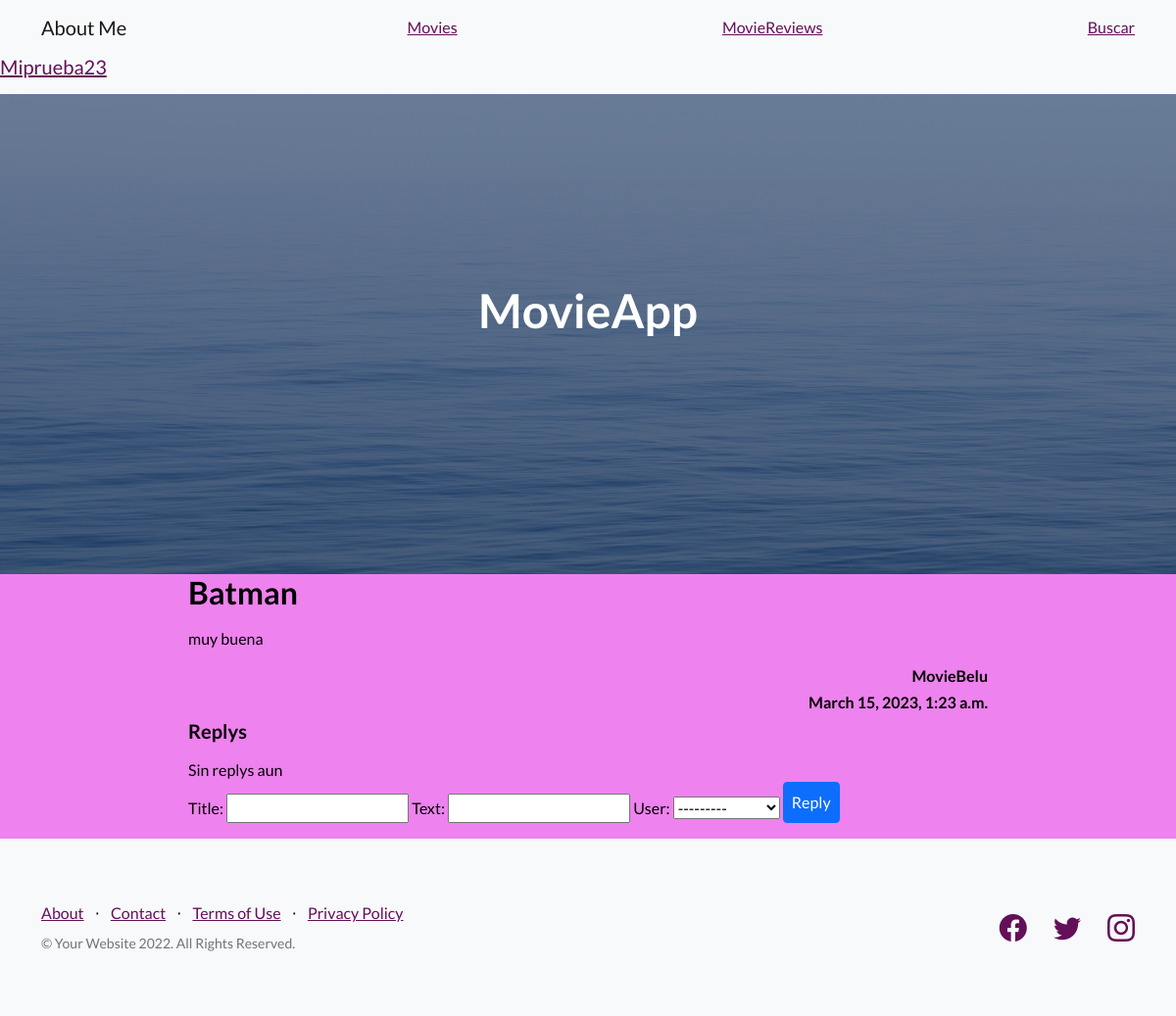
Screenshot of /detail_reviews/3 (signed in) with the database file from the repository.
### AppCoder/models.py (models this page shows)
class Review(models.Model):
    title =  models.CharField(max_length=40)
    text = models.CharField(max_length=500)
    user =models.ForeignKey(UserAuth,on_delete=models.CASCADE)
    date = models.DateTimeField(auto_now_add=True)

### AppCoder/views.py (the view)
# urls.py: path('detail_reviews/<pk>', views.detail_reviews, name='detail_reviews'),
def detail_reviews(request, pk):
    review = Review.objects.get(id=pk)
    user = User.objects.get(username=request.user.username)
    if request.method == 'POST':
        newReply = AddReply(request.POST)
        if newReply.is_valid():
            data = newReply.cleaned_data
            new_rev = Reply(
                text=data['text'],
                title=data['title'],
                user=user,
                review=review)
            new_rev.save()
            return redirect(f'/revdetail/{review.id}')
    else:
        newReply = AddReply()
    all_reviews = Review.objects.filter(id=user.id)
    rev = len(all_reviews) > 0
    rev_context = {'all': all_reviews, 'rev': rev}
    all_reply = Reply.objects.filter(review_id=review)
    context = {'review': review, 'req': str(request.user),
               'replys': rev_context,
               'AddReply': AddReply(),
               'all_reply': all_reply}
    return render(request, 'revdetail.html', context)

### AppCoder/forms.py
class AddReply(ModelForm):
    class Meta:
        model = Review
        fields =   '__all__'
        widgets ={
            'review': forms.Textarea(attrs={'class': 'form-control','placeholder': 'Dejar MovieReview' }),
        }

### AppCoder/templates/revdetail.html (shortened to what this page needs)
{% extends 'index.html'%}  {% block main_content %}
<div class="row justify-content-center" style="width: 70%; margin: auto">
  <article style="margin-bottom: 3rem col-md-12 col-sm-12">
    <h2>{{review.title}}</h2>
    <p class="mt-3">{{review.text | safe}}</p>
    <h6 class="text-end"> {{review.user}}</h6>
    <h6 class="text-end"> {{review.date}}</h6>
  </article>
  <section class="col-md-12">
    <h5 class="mb-3">Replys</h5>
    {% if all_reply %}
    <ul class="p-0">
      {% for all_reply in all_reply %}
      <li>
        <article class="mt-3">
          <span
            class="gradient rounded px-2"
            style="font-size: 1.2rem; margin-top: 1rem"
            >{{all_reply.title}}</span
          >
          <span
          class="gradient rounded px-2"
          style="font-size: 1.2rem; margin-top: 1rem"
          >{{all_reply.text}}</span
        >
          <span
            class="gradient rounded px-2"
            style="font-size: 1.2rem; margin-top: 1rem"
            >De:{{all_reply.user}}</span
          >
          <p class="comment-bg rounded my-1">{{all_reply.all_reply}}</p>
          {% if user.is_authenticated and req == all_reply.user.username %}
          <a
            href="{% url 'delete-reply' all_reply.id %}"
            class="btn btn-danger py-1 my-1"
            style="font-size: 0.8rem"
            >Delete</a
          >
          {% endif %}
        </article>
        <p class="text-muted" style="font-size: 12px">{{all_reply.date}}</p>
      </li>
      {% endfor %}
    </ul>
    {% else %}
    <span class="mb-3">Sin replys aun</span>
    {% endif %}
  </section>
  {% if user.is_authenticated %}
    <form  action="{% url 'detail_reviews' review.id %}" method="POST">
      {{ AddReply.as_table }}
      <input class="btn btn-primary mb-3 p-2" type="submit" value="Reply" />
    </form>
</div>
{% endif %}
  {% endblock %}

### AppCoder/templates/index.html (shortened to what this page needs)
<!DOCTYPE html>
<html lang="en">
    <head>
        {% load static %}
        <link href="https://cdn.jsdelivr.net/npm/bootstrap-icons@1.5.0/font/bootstrap-icons.css" rel="stylesheet" type="text/css" />
        <link href="{% static 'css/styles.css' %}" rel="stylesheet" />
    </head>
    <body>
        <nav class="navbar navbar-light bg-light static-top">
            <div class="container">
                <a class="navbar-brand" href="/">About Me</a>
                <a href="/add_form">Movies</a>
                <a href="/all_reviews/">MovieReviews</a>
                <a href="/busqueda/">Buscar</a>
            </div>
            {% if user.is_authenticated %}
            <span class="navbar-brand color"><a href="/edit-profile/">{{user.username}}</a></span>
            {% else %}
    <a class="btn btn-primary py-1" href="{% url 'login' %}">Login</a>
    {% endif %}
        </nav>
        <header class="masthead">
            <div class="container position-relative">
                <div class="row justify-content-center">
                    <div class="col-xl-6">
                        <div class="text-center text-white">
                            <h1 class="mb-5">MovieApp</h1>
                        </div>
                    </div>
                </div>
            </div>
        </header>
         {% block main_content %}{% endblock %}
        <footer class="footer bg-light">
            <div class="container">
                <div class="row">
                    <div class="col-lg-6 h-100 text-center text-lg-start my-auto">
                        <ul class="list-inline mb-2">
                            <li class="list-inline-item"><a href="#!">About</a></li>
                            <li class="list-inline-item">⋅</li>
                            <li class="list-inline-item"><a href="#!">Contact</a></li>
                            <li class="list-inline-item">⋅</li>
                            <li class="list-inline-item"><a href="#!">Terms of Use</a></li>
                            <li class="list-inline-item">⋅</li>
                            <li class="list-inline-item"><a href="#!">Privacy Policy</a></li>
                        </ul>
                        <p class="text-muted small mb-4 mb-lg-0">&copy; Your Website 2022. All Rights Reserved.</p>
                    </div>
                    <div class="col-lg-6 h-100 text-center text-lg-end my-auto">
                        <ul class="list-inline mb-0">
                            <li class="list-inline-item me-4">
                                <a href="#!"><i class="bi-facebook fs-3"></i></a>
                            </li>
                            <li class="list-inline-item me-4">
                                <a href="#!"><i class="bi-twitter fs-3"></i></a>
                            </li>
                            <li class="list-inline-item">
                                <a href="#!"><i class="bi-instagram fs-3"></i></a>
                            </li>
                        </ul>
                    </div>
                </div>
            </div>
        </footer>
    </body>
</html>

### rows the page displays
Review: title "Batman", text "muy buena", user "MovieBelu", date "March 15, 2023, 1:23 a.m."

### other values shown
{{ user.username }} "Miprueba23"
